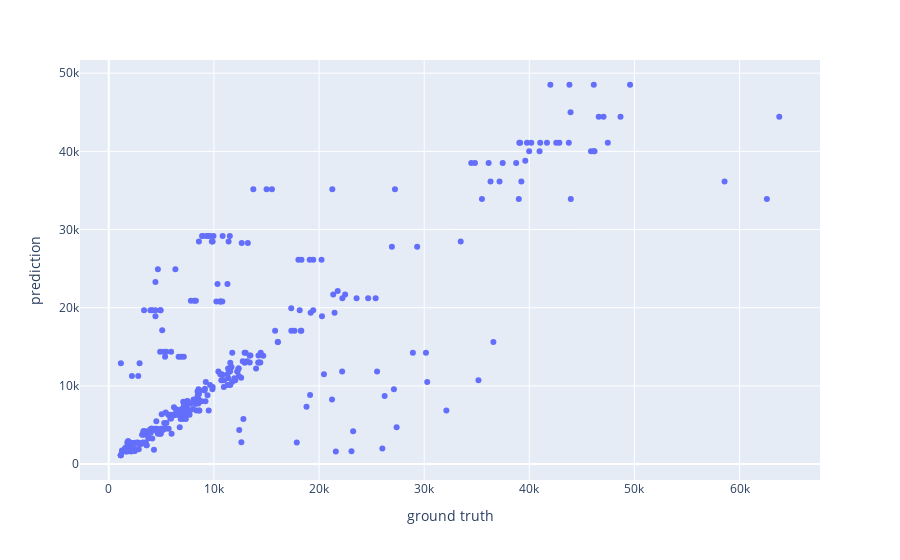
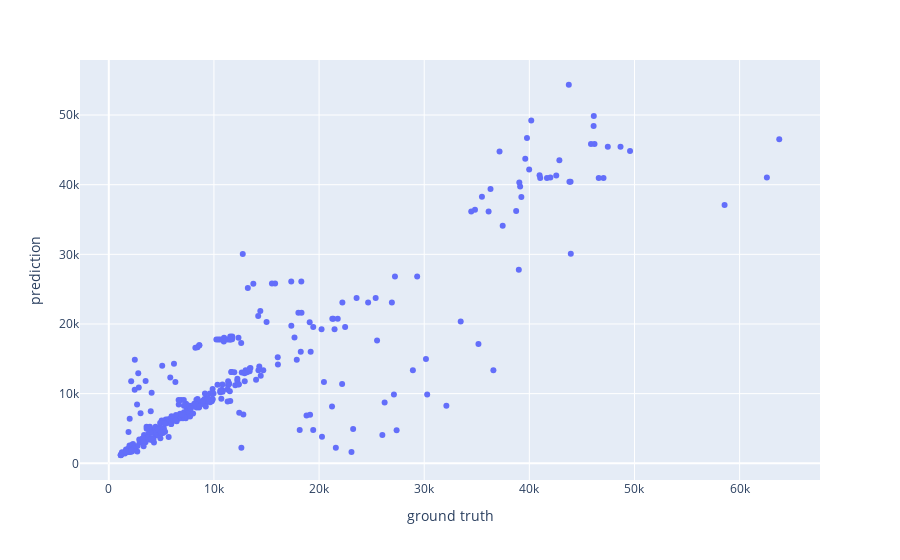
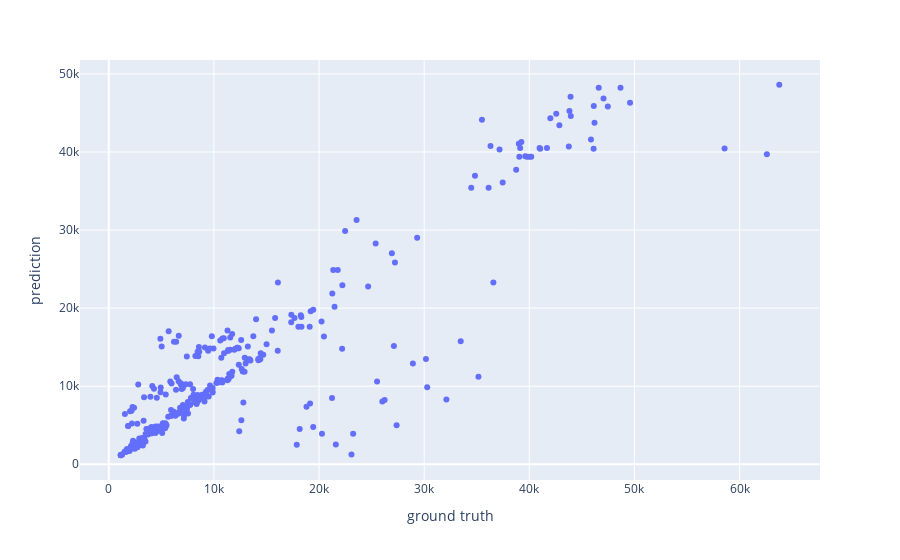
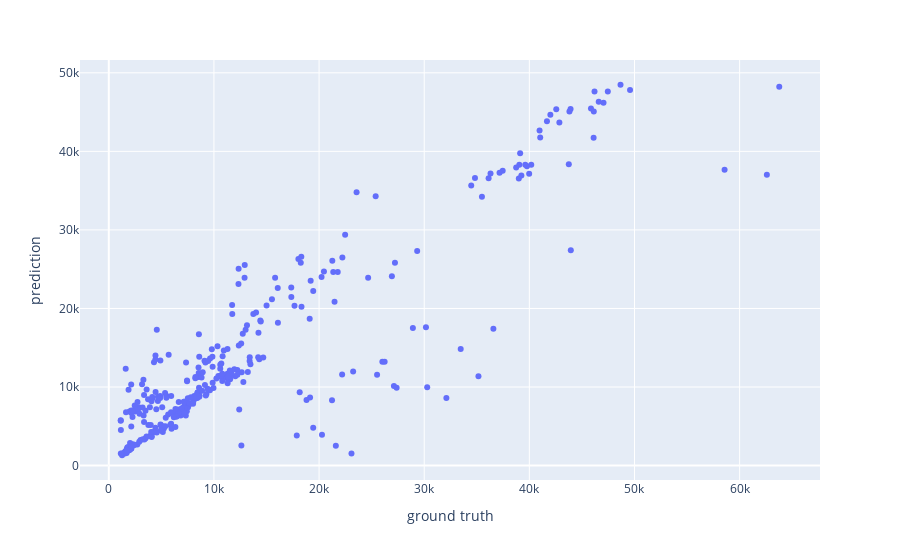

These figures' notebook cell, in order:
### Code cell
from sklearn.tree import DecisionTreeRegressor
estimators = list(range(1, 20))
accuracyTest = []
aacuracyTrain=[]
for n_estimators in estimators:
    clf = BaggingRegressor(base_estimator=DecisionTreeRegressor(),
                            max_samples=0.2,
                            n_estimators=n_estimators).fit(X_train1, y_train1)
    acc = clf.score(X_test1, y_test1)
    accuracyTest.append(acc)
    acc1 = clf.score(X_train1, y_train1)
    aacuracyTrain.append(acc1)
    fig = px.scatter(x=y_test1, y=clf.predict(X_test1), labels={'x': 'ground truth', 'y': 'prediction'})
    fig.add_shape(
    type="line", line=dict(dash='dash'),
    x0=y1.min(), y0=y1.min(),
    x1=y1.max(), y1=y1.max()
    )
    fig.show()

plt.plot(estimators, accuracyTest)
plt.xlabel("Number of estimators")
plt.ylabel("Accuracy")
plt.show()

### Figure 1 — Plotly figure (JSON) as saved in the notebook; plotly's stock layout.template omitted (floating-point values rounded to 4 significant figures; data arrays with more than 128 entries replaced by an {"elided": "..."} marker saying what was removed)
{"data": [{"hovertemplate": "ground truth=%{x}<br>prediction=%{y}<extra></extra>", "legendgroup": "", "marker": {"color": "#636efa", "symbol": "circle"}, "mode": "markers", "name": "", "orientation": "v", "showlegend": false, "type": "scatter", "x": {"elided": "335 float values"}, "xaxis": "x", "y": {"elided": "335 float values"}, "yaxis": "y"}], "layout": {"legend": {"tracegroupgap": 0}, "margin": {"t": 60}, "shapes": [{"line": {"dash": "dash"}, "type": "line", "x0": 0, "x1": 0, "y0": 0, "y1": 0}], "xaxis": {"anchor": "y", "domain": [0, 1], "title": {"text": "ground truth"}}, "yaxis": {"anchor": "x", "domain": [0, 1], "title": {"text": "prediction"}}}}

### Figure 2 — Plotly figure (JSON) as saved in the notebook; plotly's stock layout.template omitted (floating-point values rounded to 4 significant figures; data arrays with more than 128 entries replaced by an {"elided": "..."} marker saying what was removed)
{"data": [{"hovertemplate": "ground truth=%{x}<br>prediction=%{y}<extra></extra>", "legendgroup": "", "marker": {"color": "#636efa", "symbol": "circle"}, "mode": "markers", "name": "", "orientation": "v", "showlegend": false, "type": "scatter", "x": {"elided": "335 float values"}, "xaxis": "x", "y": {"elided": "335 float values"}, "yaxis": "y"}], "layout": {"legend": {"tracegroupgap": 0}, "margin": {"t": 60}, "shapes": [{"line": {"dash": "dash"}, "type": "line", "x0": 0, "x1": 0, "y0": 0, "y1": 0}], "xaxis": {"anchor": "y", "domain": [0, 1], "title": {"text": "ground truth"}}, "yaxis": {"anchor": "x", "domain": [0, 1], "title": {"text": "prediction"}}}}

### Figure 3 — Plotly figure (JSON) as saved in the notebook; plotly's stock layout.template omitted (floating-point values rounded to 4 significant figures; data arrays with more than 128 entries replaced by an {"elided": "..."} marker saying what was removed)
{"data": [{"hovertemplate": "ground truth=%{x}<br>prediction=%{y}<extra></extra>", "legendgroup": "", "marker": {"color": "#636efa", "symbol": "circle"}, "mode": "markers", "name": "", "orientation": "v", "showlegend": false, "type": "scatter", "x": {"elided": "335 float values"}, "xaxis": "x", "y": {"elided": "335 float values"}, "yaxis": "y"}], "layout": {"legend": {"tracegroupgap": 0}, "margin": {"t": 60}, "shapes": [{"line": {"dash": "dash"}, "type": "line", "x0": 0, "x1": 0, "y0": 0, "y1": 0}], "xaxis": {"anchor": "y", "domain": [0, 1], "title": {"text": "ground truth"}}, "yaxis": {"anchor": "x", "domain": [0, 1], "title": {"text": "prediction"}}}}

### Figure 4 — Plotly figure (JSON) as saved in the notebook; plotly's stock layout.template omitted (floating-point values rounded to 4 significant figures; data arrays with more than 128 entries replaced by an {"elided": "..."} marker saying what was removed)
{"data": [{"hovertemplate": "ground truth=%{x}<br>prediction=%{y}<extra></extra>", "legendgroup": "", "marker": {"color": "#636efa", "symbol": "circle"}, "mode": "markers", "name": "", "orientation": "v", "showlegend": false, "type": "scatter", "x": {"elided": "335 float values"}, "xaxis": "x", "y": {"elided": "335 float values"}, "yaxis": "y"}], "layout": {"legend": {"tracegroupgap": 0}, "margin": {"t": 60}, "shapes": [{"line": {"dash": "dash"}, "type": "line", "x0": 0, "x1": 0, "y0": 0, "y1": 0}], "xaxis": {"anchor": "y", "domain": [0, 1], "title": {"text": "ground truth"}}, "yaxis": {"anchor": "x", "domain": [0, 1], "title": {"text": "prediction"}}}}
